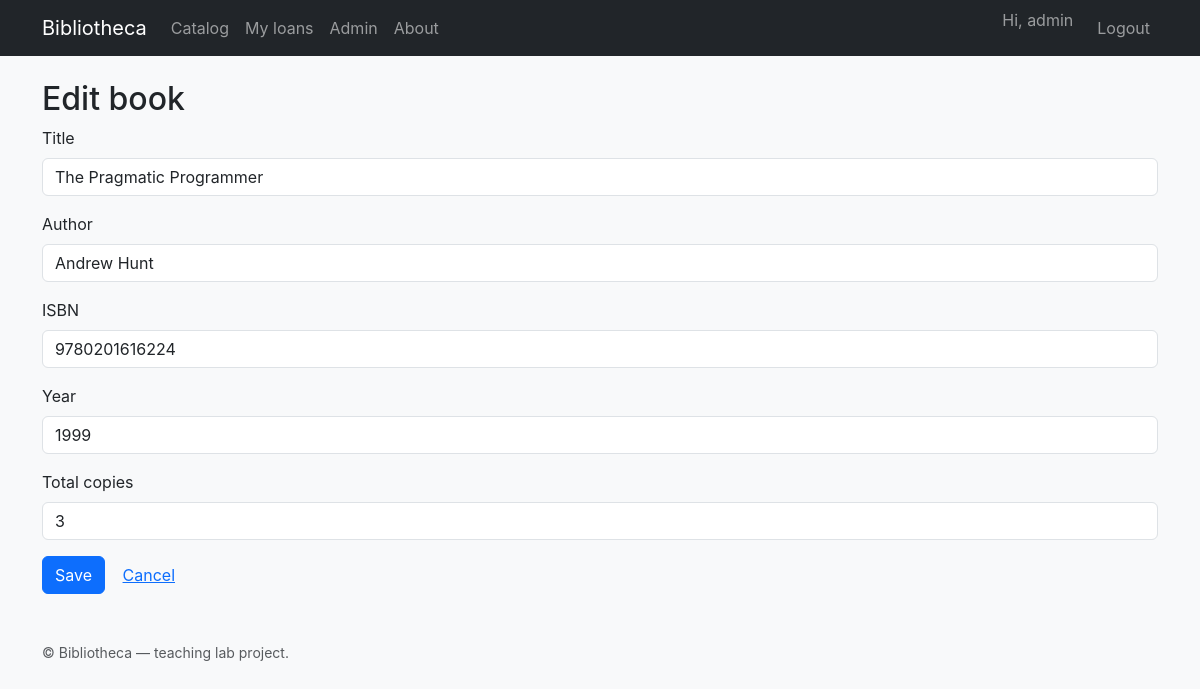
/admin/books/1/edit (signed in), run on the app's committed database.
### app/models/user.py (models this page shows, shortened)
class User(UserMixin, db.Model):
    __tablename__ = "users"
    __allow_unmapped__ = True
    id: int = db.Column(db.Integer, primary_key=True)
    username: str = db.Column(
        db.String(64), unique=True, nullable=False, index=True
    )
    email: str = db.Column(
        db.String(120), unique=True, nullable=False, index=True
    )
    password_hash: str = db.Column(db.String(128), nullable=False)
    role: str = db.Column(db.String(16), nullable=False, default=ROLE_USER)
    loans = db.relationship("Loan", back_populates="user", lazy="dynamic")
    reservations = db.relationship(
        "Reservation", back_populates="user", lazy="dynamic"
    )
    @property
    def is_admin(self) -> bool:
        return self.role == ROLE_ADMIN

### app/models/book.py (models this page shows, shortened)
class Book(db.Model):
    __tablename__ = "books"
    __allow_unmapped__ = True
    id: int = db.Column(db.Integer, primary_key=True)
    title: str = db.Column(db.String(200), nullable=False, index=True)
    author: str = db.Column(db.String(120), nullable=False, index=True)
    isbn: Optional[str] = db.Column(db.String(20), unique=True, nullable=True)
    year: Optional[int] = db.Column(db.Integer, nullable=True)
    total_copies: int = db.Column(db.Integer, nullable=False, default=1)
    available_copies: int = db.Column(db.Integer, nullable=False, default=1)
    status: str = db.Column(
        db.String(16), nullable=False, default=STATUS_AVAILABLE
    )
    loans = db.relationship("Loan", back_populates="book", lazy="dynamic")
    reservations = db.relationship(
        "Reservation", back_populates="book", lazy="dynamic"
    )

### app/blueprints/admin/routes.py (the view, shortened to what this page needs)
@admin_bp.route("/books/<int:book_id>/edit", methods=["GET", "POST"])
@login_required
@role_required("admin")
def edit_book(book_id: int) -> Response | str:
    book = db.session.get(Book, book_id) or abort(404)
    form = BookForm(obj=book)
    return render_template(
        "admin/book_form.html", form=form, mode="edit", book=book
    )

### app/blueprints/admin/forms.py
class BookForm(FlaskForm):
    title = StringField(
        "Title", validators=[DataRequired(), Length(max=200)]
    )
    author = StringField(
        "Author", validators=[DataRequired(), Length(max=120)]
    )
    isbn = StringField(
        "ISBN", validators=[Optional(), Length(max=20)]
    )
    year = IntegerField(
        "Year", validators=[Optional(), NumberRange(min=0, max=2100)]
    )
    total_copies = IntegerField(
        "Total copies", validators=[DataRequired(), NumberRange(min=1)]
    )
    submit = SubmitField("Save")

### app/__init__.py (called while the page is built)
def _register_extensions(app: Flask) -> None:
    db.init_app(app)
    bcrypt.init_app(app)
    login_manager.init_app(app)
    from .models.user import User
    @login_manager.user_loader
    def load_user(user_id: str) -> Optional[User]:
        return db.session.get(User, int(user_id))

def _register_context_processors(app: Flask) -> None:
    @app.context_processor
    def inject_globals() -> dict:
        return {"app_name": "Bibliotheca"}

### app/templates/admin/book_form.html (shortened to what this page needs)
{% extends "base.html" %}
{% from "_macros.html" import render_field %}
{% block content %}
<h2>{{ "Edit" if mode == "edit" else "New" }} book</h2>
<form method="post" novalidate>
  {{ render_field(form.title) }}
  {{ render_field(form.author) }}
  {{ render_field(form.isbn) }}
  {{ render_field(form.year) }}
  {{ render_field(form.total_copies) }}
  {{ form.submit(class="btn btn-primary") }}
  <a class="btn btn-link" href="{{ url_for('admin.dashboard') }}">Cancel</a>
</form>
{% endblock %}

### app/templates/base.html (shortened to what this page needs)
<!doctype html>
<html lang="en">
<head>
  <link href="https://cdn.jsdelivr.net/npm/bootstrap@5.3.3/dist/css/bootstrap.min.css" rel="stylesheet">
  <link rel="stylesheet" href="{{ url_for('static', filename='css/style.css') }}">
</head>
<body class="bg-light">
<nav class="navbar navbar-expand-lg navbar-dark bg-dark mb-4">
  <div class="container">
    <a class="navbar-brand" href="{{ url_for('main.index') }}">{{ app_name }}</a>
    <div class="collapse navbar-collapse">
      <ul class="navbar-nav me-auto">
        <li class="nav-item"><a class="nav-link" href="{{ url_for('catalog.list_books') }}">Catalog</a></li>
        {% if current_user.is_authenticated %}
          <li class="nav-item"><a class="nav-link" href="{{ url_for('loans.my_loans') }}">My loans</a></li>
        {% endif %}
        {% if current_user.is_authenticated and current_user.is_admin %}
          <li class="nav-item"><a class="nav-link" href="{{ url_for('admin.dashboard') }}">Admin</a></li>
        {% endif %}
        <li class="nav-item"><a class="nav-link" href="{{ url_for('main.about') }}">About</a></li>
      </ul>
      <ul class="navbar-nav">
        {% if current_user.is_authenticated %}
          <li class="nav-item"><span class="navbar-text me-3">Hi, {{ current_user.username }}</span></li>
          <li class="nav-item"><a class="nav-link" href="{{ url_for('auth.logout') }}">Logout</a></li>
        {% else %}
          <li class="nav-item"><a class="nav-link" href="{{ url_for('auth.login') }}">Login</a></li>
          <li class="nav-item"><a class="nav-link" href="{{ url_for('auth.register') }}">Register</a></li>
        {% endif %}
      </ul>
    </div>
  </div>
</nav>
<main class="container">
  {% block content %}{% endblock %}
</main>
<footer class="container text-muted mt-5 mb-3 small">
  &copy; {{ app_name }} &mdash; teaching lab project.
</footer>
</body>
</html>

### app/templates/_macros.html (shortened to what this page needs)
{% macro render_field(field) %}
  <div class="mb-3">
    {{ field.label(class="form-label") }}
    {{ field(class="form-control") }}
  </div>
{% endmacro %}

### app/static/css/style.css (style rules this page uses)
body { font-family: -apple-system, BlinkMacSystemFont, "Segoe UI", Roboto, sans-serif; }

### data on the page
User: username "admin"
Book: title "The Pragmatic Programmer", author "Andrew Hunt", isbn "9780201616224", year "1999", total_copies "3"

### other printed values
{{ app_name }} "Bibliotheca"
{{ "Edit" if mode == "edit" else "New" }} "Edit"
{{ field.label(class="form-label") }} "Title Author ISBN Year Total copies"
